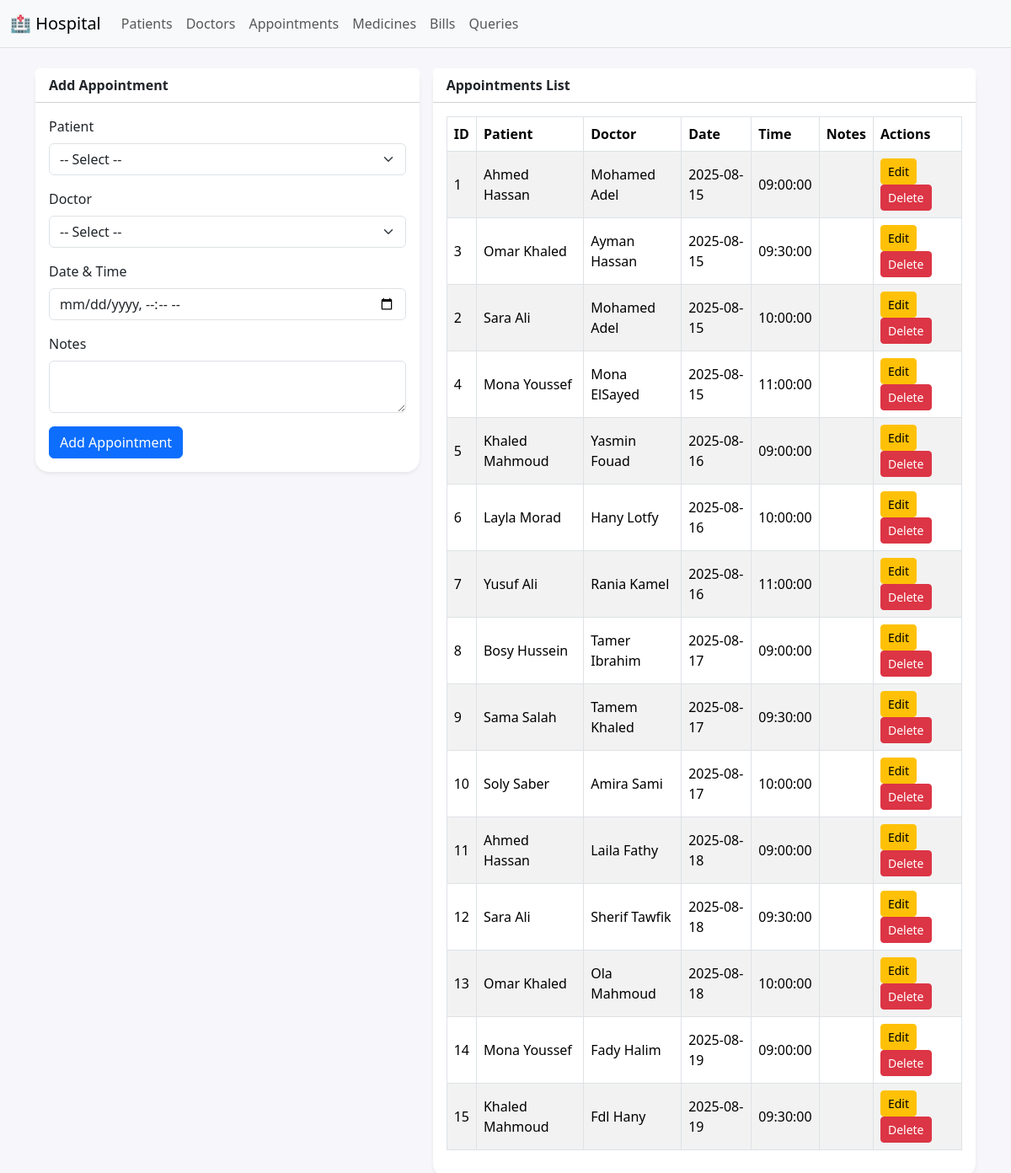
Screenshot of /appointments.php with the database file from the repository.
### tables this page shows
CREATE TABLE Appointment (
    appoint_id INT PRIMARY KEY AUTO_INCREMENT,
    appoint_date DATE not null,
    appoint_time TIME,
    status VARCHAR(20),
    doc_id INT,
    patient_id INT,
    FOREIGN KEY (doc_id) REFERENCES Doctor(doctor_id),
    FOREIGN KEY (patient_id) REFERENCES Patient(patient_id)
);

CREATE TABLE Patient (
    patient_id INT PRIMARY KEY AUTO_INCREMENT,
    first_name VARCHAR(20) NOT NULL,
    last_name VARCHAR(20) NOT NULL,
    address VARCHAR(50),
    gender ENUM('Male', 'Female') NOT NULL,
    type_of_blood ENUM('A+', 'A-', 'B+', 'B-', 'O+', 'O-', 'AB+', 'AB-'),
    phone VARCHAR(15) UNIQUE,
    DOB DATE 
);

CREATE TABLE Doctor (
    doctor_id INT PRIMARY KEY AUTO_INCREMENT,
    first_name VARCHAR(20) NOT NULL,
    last_name VARCHAR(20) NOT NULL,
    Email VARCHAR(50),
    phone VARCHAR(15),
    dep_id INT,
    FOREIGN KEY (dep_id) REFERENCES Department(dep_id)
);

### helpers.php (called while the page is built, shortened)
<?php
function h($str) { return htmlspecialchars($str ?? '', ENT_QUOTES, 'UTF-8'); }
?>

### appointments.php (the view, shortened to what this page needs)
<?php include 'header.php'; ?>
<?php
$editing = null;
$appointments = $mysqli->query("
    SELECT a.*, p.first_name AS pfn, p.last_name AS pln, d.first_name AS dfn, d.last_name AS dln
    FROM Appointment a
    JOIN Patient p ON a.patient_id = p.patient_id
    JOIN Doctor d ON a.doc_id = d.doctor_id
    ORDER BY a.appoint_date ASC, a.appoint_time ASC
");
?>
<div class="row g-3">
  <div class="col-lg-5">
    <div class="card shadow-sm">
      <div class="card-header bg-white"><strong><?php echo $editing?'Edit Appointment':'Add Appointment'; ?></strong></div>
      <div class="card-body">
        <form method="post">
          <div class="mb-3">
            <label class="form-label">Patient</label>
            <select required name="patient_id" class="form-select">
              <option value="">-- Select --</option>
            </select>
          </div>
          <div class="mb-3">
            <label class="form-label">Doctor</label>
            <select required name="doctor_id" class="form-select">
              <option value="">-- Select --</option>
            </select>
          </div>
          <div class="mb-3">
            <label class="form-label">Date & Time</label>
            <input type="datetime-local" name="appointment_date" class="form-control" value="<?php
            ?>">
          </div>
          <div class="mb-3">
            <label class="form-label">Notes</label>
            <textarea name="notes" class="form-control"><?php echo h($editing['notes'] ?? ''); ?></textarea>
          </div>
          <button class="btn btn-primary" type="submit">
            <?php echo $editing?'Update':'Add'; ?> Appointment
          </button>
        </form>
      </div>
    </div>
  </div>
  <div class="col-lg-7">
    <div class="card shadow-sm">
      <div class="card-header bg-white"><strong>Appointments List</strong></div>
      <div class="card-body table-responsive">
        <table class="table table-bordered table-striped align-middle">
          <thead>
            <tr>
              <th>ID</th>
              <th>Patient</th>
              <th>Doctor</th>
              <th>Date</th>
              <th>Time</th>
              <th>Notes</th>
              <th>Actions</th>
            </tr>
          </thead>
          <tbody>
          <?php while($row = $appointments->fetch_assoc()): ?>
            <tr>
              <td><?php echo (int)$row['appoint_id']; ?></td>
              <td><?php echo h($row['pfn'].' '.$row['pln']); ?></td>
              <td><?php echo h($row['dfn'].' '.$row['dln']); ?></td>
              <td><?php echo h($row['appoint_date']); ?></td>
              <td><?php echo h($row['appoint_time']); ?></td>
              <td><?php echo h($row['notes'] ?? ''); ?></td>
              <td>
                <a href="?edit=<?php echo $row['appoint_id']; ?>" class="btn btn-sm btn-warning">Edit</a>
                <form method="post" style="display:inline-block" onsubmit="return confirm('Delete this appointment?')">
                  <button type="submit" class="btn btn-sm btn-danger">Delete</button>
                </form>
              </td>
            </tr>
          <?php endwhile; ?>
          </tbody>
        </table>
      </div>
    </div>
  </div>
</div>
<?php include 'footer.php'; ?>

### header.php (style rules this page uses)
body { background:#f7f7fb }
.card { border:none;border-radius:1rem }
.table thead th { white-space:nowrap }

### rows the page displays
appointment: appoint_id "1", patient.last_name "Ahmed Hassan", doc.last_name "Mohamed Adel", appoint_date "2025-08-15", appoint_time "09:00:00"
appointment: appoint_id "3", patient.last_name "Omar Khaled", doc.last_name "Ayman Hassan", appoint_date "2025-08-15", appoint_time "09:30:00"
appointment: appoint_id "2", patient.last_name "Sara Ali", doc.last_name "Mohamed Adel", appoint_date "2025-08-15", appoint_time "10:00:00"
appointment: appoint_id "4", patient.last_name "Mona Youssef", doc.last_name "Mona ElSayed", appoint_date "2025-08-15", appoint_time "11:00:00"
appointment: appoint_id "5", patient.last_name "Khaled Mahmoud", doc.last_name "Yasmin Fouad", appoint_date "2025-08-16", appoint_time "09:00:00"
appointment: appoint_id "6", patient.last_name "Layla Morad", doc.last_name "Hany Lotfy", appoint_date "2025-08-16", appoint_time "10:00:00"
appointment: appoint_id "7", patient.last_name "Yusuf Ali", doc.last_name "Rania Kamel", appoint_date "2025-08-16", appoint_time "11:00:00"
appointment: appoint_id "8", patient.last_name "Bosy Hussein", doc.last_name "Tamer Ibrahim", appoint_date "2025-08-17", appoint_time "09:00:00"
appointment: appoint_id "9", patient.last_name "Sama Salah", doc.last_name "Tamem Khaled", appoint_date "2025-08-17", appoint_time "09:30:00"
appointment: appoint_id "10", patient.last_name "Soly Saber", doc.last_name "Amira Sami", appoint_date "2025-08-17", appoint_time "10:00:00"
appointment: appoint_id "11", patient.last_name "Ahmed Hassan", doc.last_name "Laila Fathy", appoint_date "2025-08-18", appoint_time "09:00:00"
appointment: appoint_id "12", patient.last_name "Sara Ali", doc.last_name "Sherif Tawfik", appoint_date "2025-08-18", appoint_time "09:30:00"
appointment: appoint_id "13", patient.last_name "Omar Khaled", doc.last_name "Ola Mahmoud", appoint_date "2025-08-18", appoint_time "10:00:00"
appointment: appoint_id "14", patient.last_name "Mona Youssef", doc.last_name "Fady Halim", appoint_date "2025-08-19", appoint_time "09:00:00"
appointment: appoint_id "15", patient.last_name "Khaled Mahmoud", doc.last_name "Fdl Hany", appoint_date "2025-08-19", appoint_time "09:30:00"
